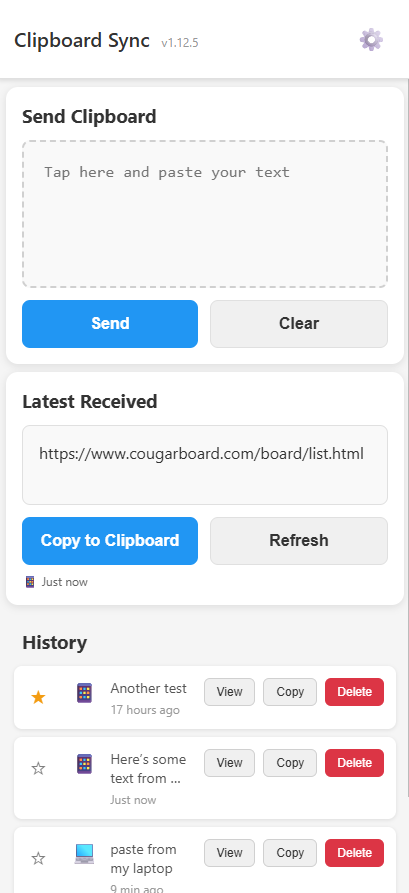
#> input picture clip_sync_main.png, 409 x 893 px
$ python icon_resizer.py clip_sync_main.png --dim 5
#> lines starting #> are read from the running program, lines starting #| are printed output that depends on the picture
#> in process_image, image is the input picture: PIL image 409x893 RGBA; mean R, G, B, A 236.6, 239.6, 243.9, 255
#> in process_image, `background = Image.new('RGB', image.size, (255, 255, 255))`: background: PIL image 409x893 RGB; every value is 255
#!/usr/bin/env python3
"""
Square Crop and Resize Script
Crops an image to the largest square possible and resizes it to specified dimensions.
"""

import argparse
import os
from PIL import Image
import sys

def crop_to_square(image):
    """
    Crop image to the largest square possible, centered.

    Args:
        image: PIL Image object

    Returns:
        PIL Image object (square cropped)
    """
    width, height = image.size
#> width = 409; height = 893

    # Determine the size of the square (minimum of width and height)
    square_size = min(width, height)
#> square_size = 409

    # Calculate coordinates for center crop
    left = (width - square_size) // 2
#> left = 0
    top = (height - square_size) // 2
#> top = 242
    right = left + square_size
#> right = 409
    bottom = top + square_size
#> bottom = 651

    # Crop the image
    return image.crop((left, top, right, bottom))
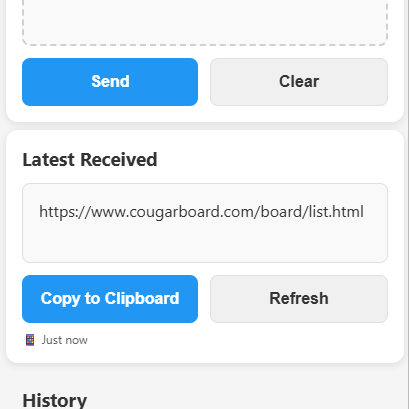
#> returned value: PIL image 409x409 RGB; mean R, G, B 225.1, 236.1, 244.9

def process_image(input_path, output_size, output_path=None):
    """
    Process an image: crop to square and resize.

    Args:
        input_path: Path to input image
        output_size: Desired output size (width and height)
        output_path: Optional output path (if None, auto-generates)

    Returns:
        Path to output file
    """
    try:
        # Open the image
        image = Image.open(input_path)

        # Convert RGBA to RGB if necessary (for JPEG compatibility)
        if image.mode == 'RGBA':
            # Create a white background
            background = Image.new('RGB', image.size, (255, 255, 255))
            background.paste(image, mask=image.split()[3])  # Use alpha channel as mask
            image = background

        # Crop to square
        square_image = crop_to_square(image)

        # Resize to desired dimensions
        resized_image = square_image.resize((output_size, output_size), Image.Resampling.LANCZOS)

        # Generate output filename if not provided
        if output_path is None:
            base_name = os.path.splitext(os.path.basename(input_path))[0]
            ext = os.path.splitext(input_path)[1]
            # If no extension or unusual extension, default to .png
            if ext.lower() not in ['.jpg', '.jpeg', '.png', '.gif', '.bmp']:
                ext = '.png'
            output_path = f"{base_name}_{output_size}x{output_size}{ext}"

        # Save the image
        if output_path.lower().endswith('.jpg') or output_path.lower().endswith('.jpeg'):
            resized_image.save(output_path, 'JPEG', quality=95)
        else:
            resized_image.save(output_path)

        return output_path

    except Exception as e:
        print(f"Error processing image: {e}", file=sys.stderr)
        sys.exit(1)

def main():
    parser = argparse.ArgumentParser(
        description='Crop an image to square and resize it to specified dimensions.'
    )
    parser.add_argument(
        'input',
        help='Path to input image'
    )
    parser.add_argument(
        '-d', '--dim',
        type=int,
        required=True,
        help='Output dimensions (e.g., 180 for 180x180)'
    )
    parser.add_argument(
        '-o', '--output',
        help='Output filename (optional, auto-generated if not provided)'
    )
    parser.add_argument(
        '--show-info',
        action='store_true',
        help='Show image information before and after processing'
    )

    args = parser.parse_args()

    # Validate input file exists
    if not os.path.exists(args.input):
        print(f"Error: Input file '{args.input}' not found.", file=sys.stderr)
        sys.exit(1)

    # Validate dimensions
    if args.dim <= 0:
        print(f"Error: Dimensions must be positive. Got: {args.dim}", file=sys.stderr)
        sys.exit(1)

    # Show original image info if requested
    if args.show_info:
        try:
            with Image.open(args.input) as img:
                print(f"Original image: {img.size[0]}x{img.size[1]} ({img.mode})")
        except Exception as e:
            print(f"Warning: Could not read image info: {e}", file=sys.stderr)

    # Process the image
    output_path = process_image(args.input, args.dim, args.output)

    # Show results
    print(f"Successfully created: {output_path}")

    if args.show_info:
        try:
            with Image.open(output_path) as img:
                print(f"Output image: {img.size[0]}x{img.size[1]} ({img.mode})")
        except Exception as e:
            print(f"Warning: Could not read output image info: {e}", file=sys.stderr)

if __name__ == "__main__":
    main()
